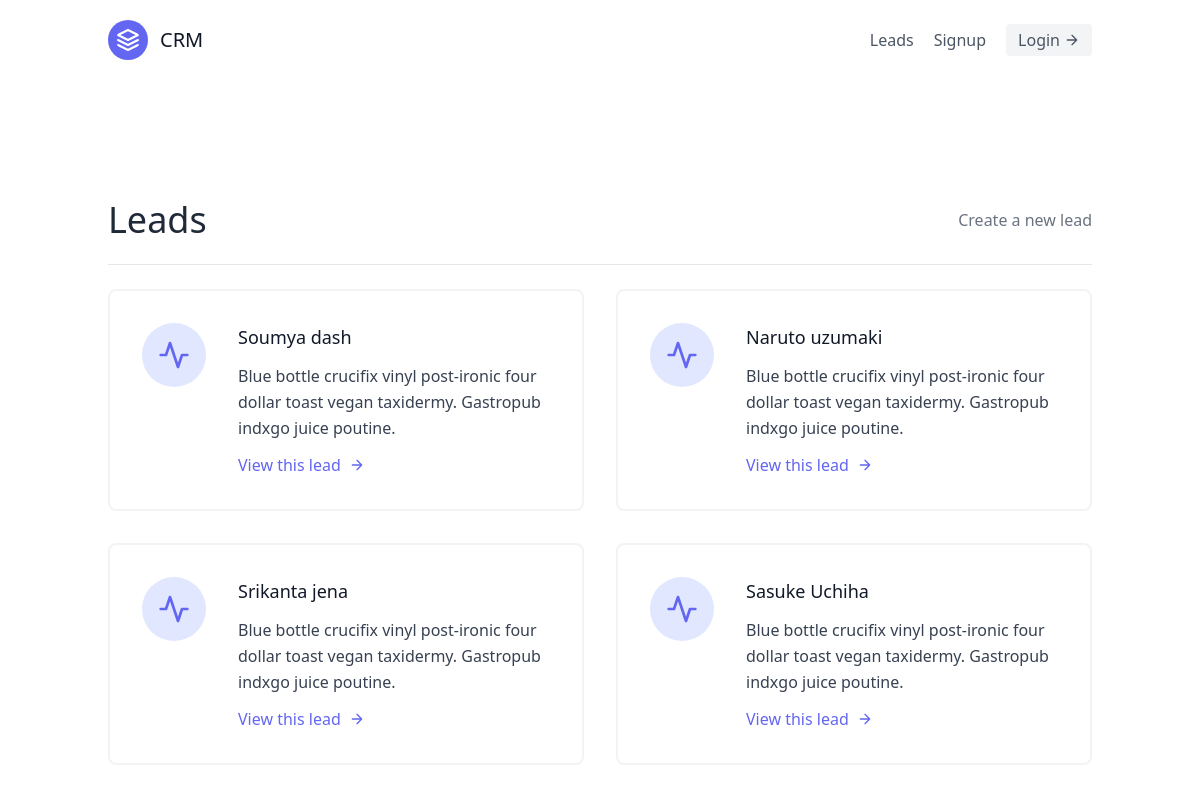
The page /leads/ on the database as committed earlier.
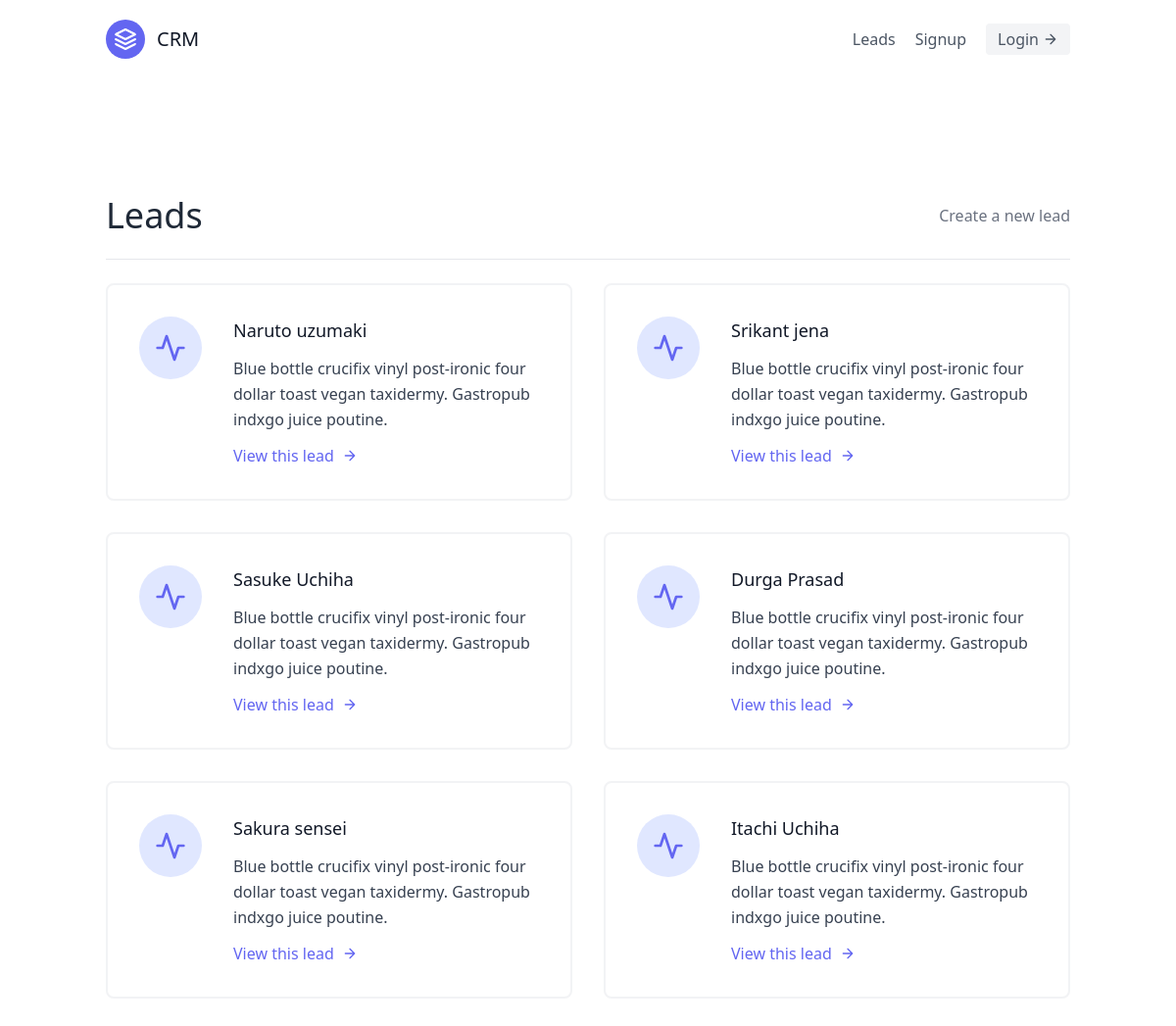
The same page on the database as committed later.
### leads/models.py (models this page shows, shortened)
class Lead(models.Model):
    first_name = models.CharField(max_length=20)
    last_name = models.CharField(max_length=20)
    age = models.IntegerField(default=0)
    agent = models.ForeignKey("Agent", null=True, blank=True, on_delete=models.SET_NULL)

### leads/views.py (the view)
# urls.py: path('', lead_list, name='lead-list'),
def lead_list(request):
    leads = Lead.objects.all()
    context = {
        "leads":leads
        }
    return render(request,"leads/lead_list.html",context)

### leads/templates/leads/lead_list.html
{% extends "base.html" %}
{% block content %}
    <section class="text-gray-700 body-font">
        <div class="container px-5 py-24 mx-auto flex flex-wrap">
            <div class="w-full mb-6 py-6 flex justify-between items-center border-b border-gray-200">
                <div>
                    <h1 class="text-4xl text-gray-800">Leads</h1>
                </div>
                <div>
                    <a class = "text-gray-500 hover:text-blue-500" href = "{% url 'leads:lead-create'%}"> Create a new lead</a>
                </div>
            </div>
            <div class="flex flex-wrap -m-4">
            {% for lead in leads %}
                <div class="p-4 lg:w-1/2 md:w-full">
                <div class="flex border-2 rounded-lg border-gray-200 border-opacity-50 p-8 sm:flex-row flex-col">
                    <div class="w-16 h-16 sm:mr-8 sm:mb-0 mb-4 inline-flex items-center justify-center rounded-full bg-indigo-100 text-indigo-500 flex-shrink-0">
                    <svg fill="none" stroke="currentColor" stroke-linecap="round" stroke-linejoin="round" stroke-width="2" class="w-8 h-8" viewBox="0 0 24 24">
                        <path d="M22 12h-4l-3 9L9 3l-3 9H2"></path>
                    </svg>
                    </div>
                    <div class="flex-grow">
                        <h2 class="text-gray-900 text-lg title-font font-medium mb-3">{{ lead.first_name}} {{lead.last_name}}</h2>
                        <p class="leading-relaxed text-base">Blue bottle crucifix vinyl post-ironic four dollar toast vegan taxidermy. Gastropub indxgo juice poutine.</p>
                        <a href="{% url 'leads:lead-detail' lead.pk %}" class="mt-3 text-indigo-500 inline-flex items-center">View this lead
                            <svg fill="none" stroke="currentColor" stroke-linecap="round" stroke-linejoin="round" stroke-width="2" class="w-4 h-4 ml-2" viewBox="0 0 24 24">
                               <path d="M5 12h14M12 5l7 7-7 7"></path>
                            </svg>
                        </a>
                    </div>
                    </div>
            </div>
        {% endfor %}
            </div>
        </div>
    </section>
{% endblock content %}

### templates/base.html (shortened to what this page needs)
<!DOCTYPE html>
<html>
    <head>
        <link href="https://unpkg.com/tailwindcss@^2/dist/tailwind.min.css" rel = "stylesheet">
    </head>
    <body>
        <div class="max-w-7xl mx-auto ">
            {% include "navbar.html" %}
            {% block content %}
            {% endblock content %}
        </div>
    </body>
</html>

### templates/navbar.html (shortened to what this page needs)
<header class="text-gray-600 body-font">
    <div class="container mx-auto flex flex-wrap p-5 flex-col md:flex-row items-center">
      <a class="flex title-font font-medium items-center text-gray-900 mb-4 md:mb-0">
        <svg xmlns="http://www.w3.org/2000/svg" fill="none" stroke="currentColor" stroke-linecap="round" stroke-linejoin="round" stroke-width="2" class="w-10 h-10 text-white p-2 bg-indigo-500 rounded-full" viewBox="0 0 24 24">
          <path d="M12 2L2 7l10 5 10-5-10-5zM2 17l10 5 10-5M2 12l10 5 10-5"></path>
        </svg>
        <span class="ml-3 text-xl">CRM</span>
      </a>
      <nav class="md:ml-auto flex flex-wrap items-center text-base justify-center">
        <a href = "{% url 'leads:lead-list'%}" class="mr-5 hover:text-gray-900">Leads</a>
        <a class="mr-5 hover:text-gray-900">Signup</a>
      </nav>
      <button class="inline-flex items-center bg-gray-100 border-0 py-1 px-3 focus:outline-none hover:bg-gray-200 rounded text-base mt-4 md:mt-0">Login
        <svg fill="none" stroke="currentColor" stroke-linecap="round" stroke-linejoin="round" stroke-width="2" class="w-4 h-4 ml-1" viewBox="0 0 24 24">
          <path d="M5 12h14M12 5l7 7-7 7"></path>
        </svg>
      </button>
    </div>
  </header>

Rows that differ between the two databases and show on the page:
removed Lead: first_name "Soumya", last_name "dash"
changed Lead "jena": first_name "Srikanta" → "Srikant"
added Lead: first_name "Durga", last_name "Prasad"
added Lead: first_name "Sakura", last_name "sensei"
added Lead: first_name "Itachi", last_name "Uchiha"
